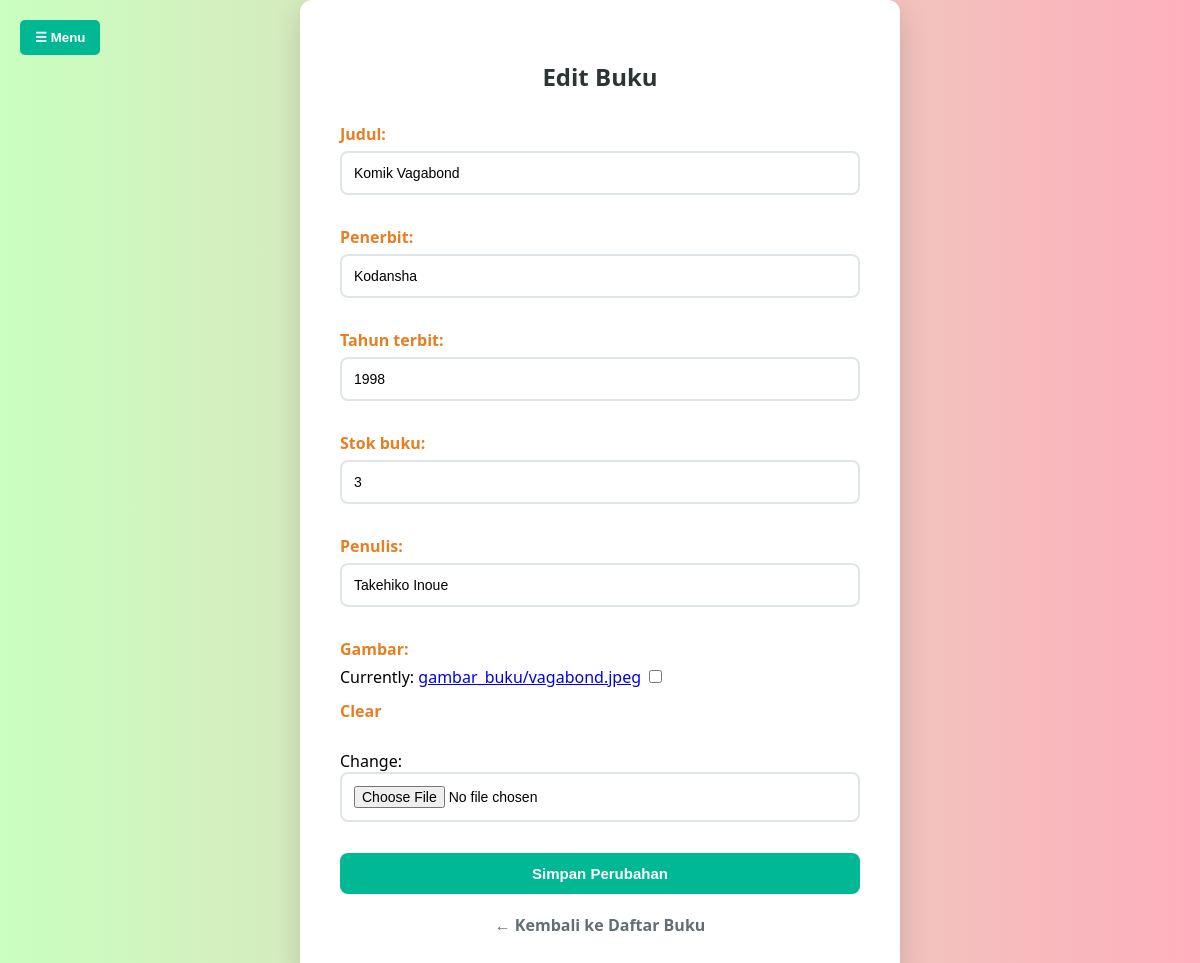
Page /admin-panel/edit-buku/3/ (signed in) on the earlier database version.
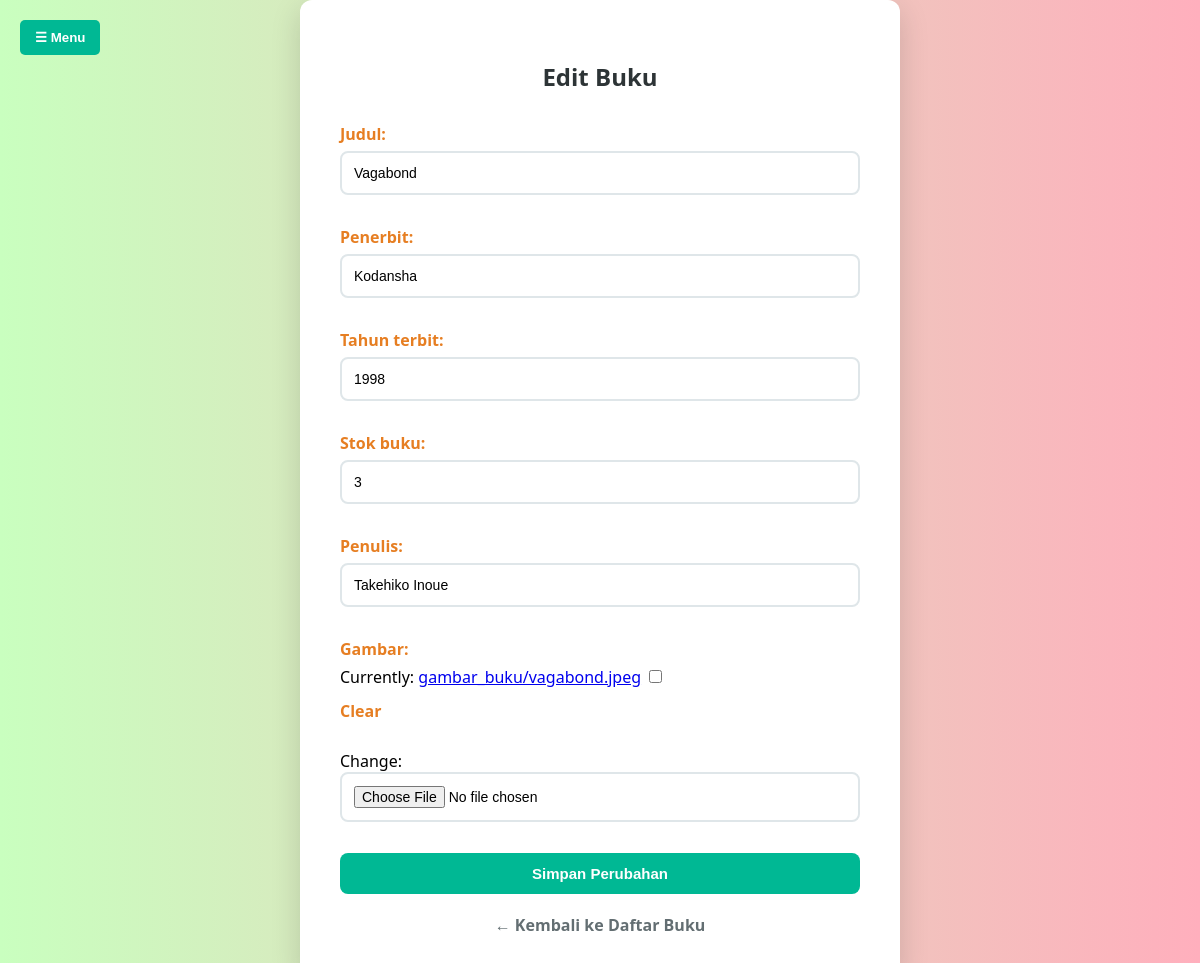
Same page on the later database version.
### peminjaman/models.py (models this page shows, shortened)
class Buku(models.Model):
    judul = models.CharField(max_length=200)
    penerbit = models.CharField(max_length=100)
    tahun_terbit = models.IntegerField()
    stok_buku = models.PositiveIntegerField()
    penulis = models.CharField(max_length=100)
    gambar = models.ImageField(upload_to='gambar_buku/', null=True, blank=True)
    jumlah_dipinjam = models.PositiveIntegerField(default=0)

### peminjaman/views.py (the view)
# urls.py: path('admin-panel/edit-buku/<int:id>/', views.edit_buku, name='edit_buku'),
@login_required
@user_passes_test(is_admin)
def edit_buku(request, id):
    buku = get_object_or_404(Buku, id=id)
    if request.method == 'POST':
        form = EditBukuForm(request.POST, request.FILES, instance=buku)
        if form.is_valid():
            form.save()
            return redirect('daftar_buku')
    else:
        form = EditBukuForm(instance=buku)
    return render(request, 'admin/editbuku.html', {'form': form})

### peminjaman/forms.py
class EditBukuForm(forms.ModelForm):
    class Meta:
        model = Buku
        fields = ['judul', 'penerbit', 'tahun_terbit', 'stok_buku', 'penulis', 'gambar']

### peminjaman/views.py (called while the page is built)
def is_admin(user):
    return user.is_staff or user.is_superuser

### peminjaman/templates/admin/editbuku.html (shortened to what this page needs)
<!DOCTYPE html>
<html lang="id">
<head>
</head>
<body>
<button id="menuBtn" class="toggle-button" onclick="toggleSidebar()">☰ Menu</button>
<div class="content">
  <div class="container">
    <h2>Edit Buku</h2>
    <form method="post" enctype="multipart/form-data">
      {{ form.as_p }}
      <button class="btn" type="submit">Simpan Perubahan</button>
    </form>
    <div class="back-link">
      <a href="{% url 'daftar_buku' %}">← Kembali ke Daftar Buku</a>
    </div>
  </div>
</div>
</body>
</html>

Differences in the rows shown:
changed Buku "Kodansha": judul "Komik Vagabond" → "Vagabond"
